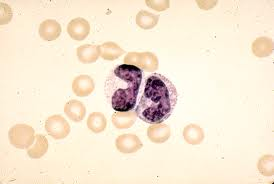
%> input picture 001.jpg, 274 x 184 px
$ octave --eval "result = Method_use_HSV_image(imread('001.jpg'));"   (GNU Octave 9; MATLAB toolbox functions it lacks are replaced by stand-ins)
%> lines starting %> are read from the running program, lines starting %| are printed output that depends on the picture; in (x1, y1, x2, y2) boxes, pixels count from 0 and x2, y2 are one past the last pixel; in counts of white or black regions, pixels touching at a corner belong together; the program's own positions count from 1
function [seg_img, ba_img2] = Method_use_HSV_image(in_img)

% ===== Segmentation =====
g_img = rgb2gray(in_img); % Gray Scale Image
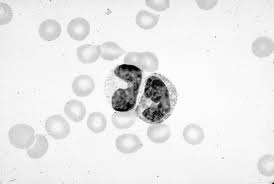
%> g_img: size 184x274 uint8; min 0, max 254, mean 233.8

% ===== Contrast Stretching =====
rtemp = min(g_img);
%> rtemp = 274 values, max 238 at index 220, min 0 at index 127, mean 166.2
rmin = min(rtemp);
%> rmin = 0
rtemp = max(g_img);
%> rtemp = 274 values, max 254 at index 111, min 243 at index 1, mean 250.8
rmax = max(rtemp);
%> rmax = 254
m = 255/(rmax - rmin);
%> m = 1
c = 255 - m*rmax;
%> c = 1
cs_img = m*g_img + c;  % Contrast Stretching
figure('name','Contrast Stretching','numbertitle','off');
subplot(1,2,1); imshow(g_img);title('Gray Scale Image');
subplot(1,2,2); imshow(cs_img),title('Contrast Stretching');

ba_img = zeros(size(cs_img,1), size(cs_img,2));
for i = 1:size(cs_img,1)
    for j = 1:size(cs_img,2)
        if cs_img(i,j) > 200 % Threshold 1
            ba_img(i,j) = 255;
        end
    end
end
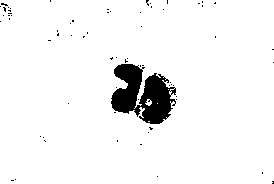
%> ba_img: size 184x274 double; 95% white; 67 black regions (66 under 20 px), largest, box (x1, y1, x2, y2) and area: (111, 64, 176, 124) 2340
figure('name','Background','numbertitle','off'); imshow(ba_img);

%> (the run ends here)

$ run again, on 002.jpg
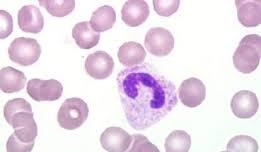
%> input picture 002.jpg, 261 x 152 px
%> in Method_use_HSV_image, `g_img = rgb2gray(in_img);`:
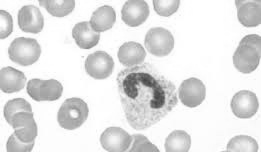
%> g_img: size 152x261 uint8; min 70, max 255, mean 224.9
%> in Method_use_HSV_image, `rtemp = min(g_img);`: rtemp = 261 values, max 251 at index 210, min 70 at index 145, mean 157.1
%> rmin = 70
%> in Method_use_HSV_image, `rtemp = max(g_img);`: rtemp = 261 values, max 255 at index 1, min 253 at index 143, mean 254.8
%> rmax = 255
%> m = 1
%> c = 0
%> after the loop in Method_use_HSV_image, `for i = 1:size(cs_img,1)`:
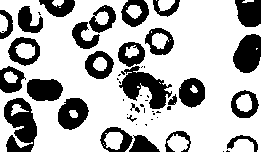
%> ba_img: size 152x261 double; 70.6% white; 50 black regions (23 under 20 px), largest, box (x1, y1, x2, y2) and area: (4, 98, 37, 152) 1136, (119, 66, 172, 109) 1090, (233, 34, 261, 73) 834

$ run again, on 003.jpg
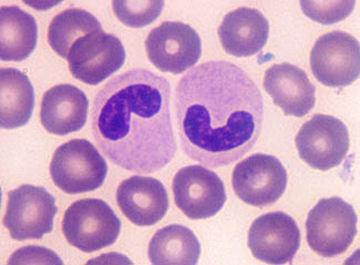
%> input picture 003.jpg, 360 x 265 px
%> in Method_use_HSV_image, `g_img = rgb2gray(in_img);`:
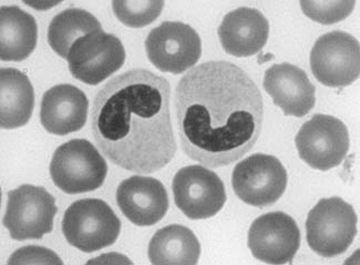
%> g_img: size 265x360 uint8; min 48, max 249, mean 171.1
%> in Method_use_HSV_image, `rtemp = min(g_img);`: rtemp = 360 values, max 129 at index 303, min 48 at index 120, mean 90.26
%> rmin = 48
%> in Method_use_HSV_image, `rtemp = max(g_img);`: rtemp = 360 values, max 249 at index 224, min 222 at index 77, mean 234.9
%> rmax = 249
%> m = 1
%> c = 6
%> after the loop in Method_use_HSV_image, `for i = 1:size(cs_img,1)`:
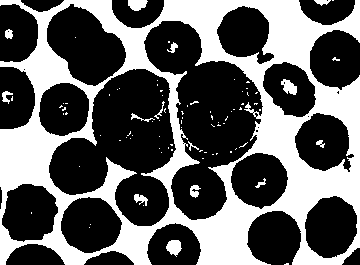
%> ba_img: size 265x360 double; 37.9% white; 87 white regions (72 under 20 px), largest, box (x1, y1, x2, y2) and area: (0, 0, 360, 265) 34762, (166, 240, 182, 257) 182, (128, 0, 148, 11) 168

$ run again, on 004.jpg
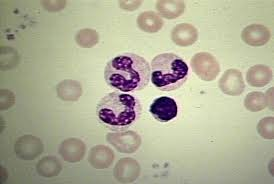
%> input picture 004.jpg, 274 x 184 px
%> in Method_use_HSV_image, `g_img = rgb2gray(in_img);`:
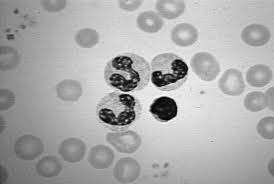
%> g_img: size 184x274 uint8; min 2, max 253, mean 171.5
%> in Method_use_HSV_image, `rtemp = min(g_img);`: rtemp = 274 values, max 161 at index 191, min 2 at index 153, mean 95.03
%> rmin = 2
%> in Method_use_HSV_image, `rtemp = max(g_img);`: rtemp = 274 values, max 253 at index 171, min 137 at index 2, mean 211.5
%> rmax = 253
%> m = 1
%> c = 2
%> after the loop in Method_use_HSV_image, `for i = 1:size(cs_img,1)`:
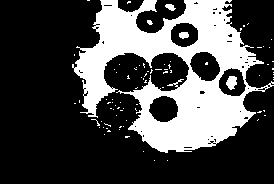
%> ba_img: size 184x274 double; 28.8% white; 83 white regions (78 under 20 px), largest, box (x1, y1, x2, y2) and area: (72, 0, 274, 153) 14051, (226, 76, 237, 90) 111, (179, 32, 189, 39) 56, (165, 4, 176, 11) 49, (147, 20, 153, 25) 22
